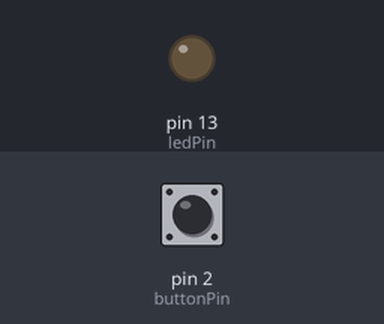
Simulated run of this sketch. Board: Arduino Uno, built with avr-gcc and run on an emulated ATmega328P. Parts: output pins drawn as LEDs (lit = HIGH). Inputs (shaded band) come from the test bench; at power-on: pin 2 (buttonPin) HIGH.

Above: at 1.2 s.
1.3 s: pin 2 (buttonPin) pulled LOW for 0.15 s
At 2.0 s:
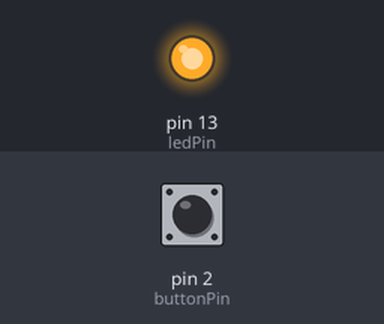
2.9 s: pin 2 (buttonPin) pulled LOW for 1 s
At 3.3 s:
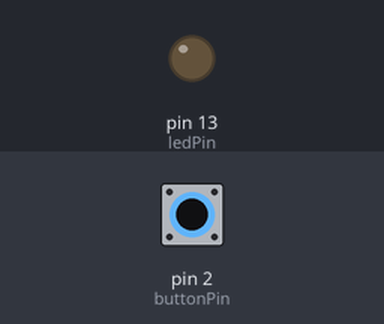
5.4 s: pin 2 (buttonPin) pulled LOW for 3.2 s
At 6.4 s:
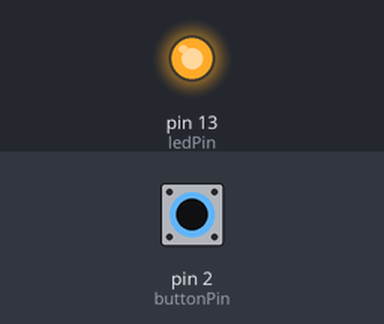
Timing chart, 0 to 8.4 s (numbered marks = the images above; inputs shaded):
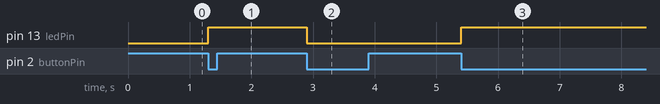

The sketch:

Control_LED_using_Push_Button.ino
```cpp
// Pin Definitions
const int buttonPin = 2;    // Pin for the push button
const int ledPin = 13;      // Pin for the LED

// Variable Definitions
int buttonState = 0;         // Variable to hold button state
int lastButtonState = 0;     // Variable to hold previous button state
bool ledState = false;       // Variable to track LED state

void setup() {
  // Initialize the button pin as input with internal pull-up resistor
  pinMode(buttonPin, INPUT_PULLUP);

  // Initialize the LED pin as output
  pinMode(ledPin, OUTPUT);

  // Start with the LED off
  digitalWrite(ledPin, LOW);
}

void loop() {
  // Read the state of the button
  buttonState = digitalRead(buttonPin);

  // Check if the button was pressed (transition from HIGH to LOW)
  if (buttonState == LOW && lastButtonState == HIGH) {
    // Toggle the LED state
    ledState = !ledState;

    // Update the LED based on the state
    digitalWrite(ledPin, ledState ? HIGH : LOW);

    // Delay to debounce the button (avoid multiple toggles on a single press)
    delay(200);
  }

  // Save the current button state as the last state for next loop
  lastButtonState = buttonState;
}
```

Measured:
- after the input at 1.3 s, pin 13 (ledPin): LOW → HIGH at once
- after the input at 2.9 s, pin 13 (ledPin): HIGH → LOW at once
- after the input at 5.4 s, pin 13 (ledPin): LOW → HIGH at once
